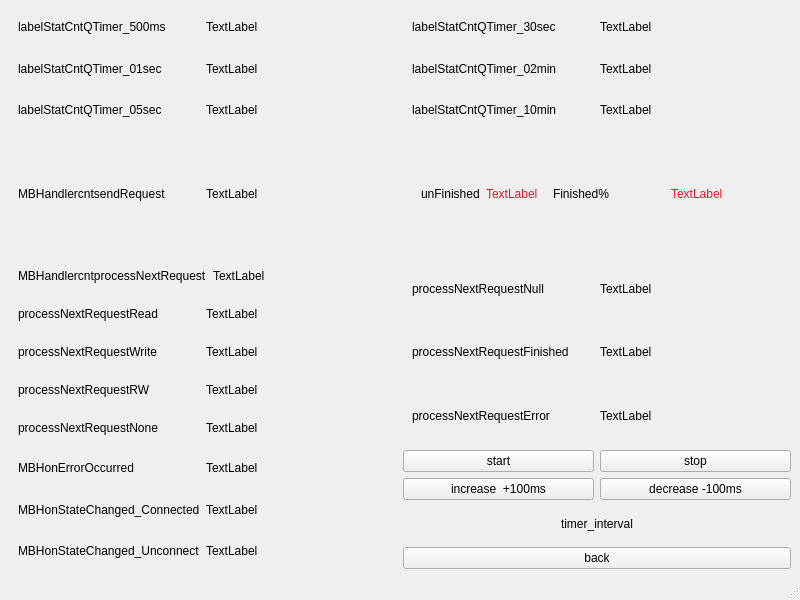
<?xml version="1.0" encoding="UTF-8"?>
<ui version="4.0">
 <class>MainWindowCom1</class>
 <widget class="QMainWindow" name="MainWindowCom1">
  <property name="geometry">
   <rect>
    <x>0</x>
    <y>0</y>
    <width>800</width>
    <height>600</height>
   </rect>
  </property>
  <property name="windowTitle">
   <string>MainWindow</string>
  </property>
  <widget class="QWidget" name="centralwidget">
   <layout class="QVBoxLayout" name="verticalLayout_6">
    <item>
     <layout class="QVBoxLayout" name="verticalLayout">
      <item>
       <layout class="QHBoxLayout" name="horizontalLayout_20">
        <item>
         <widget class="QWidget" name="widget" native="true">
          <layout class="QHBoxLayout" name="horizontalLayout_7">
           <item>
            <widget class="QLabel" name="label">
             <property name="text">
              <string>labelStatCntQTimer_500ms</string>
             </property>
            </widget>
           </item>
           <item>
            <widget class="QLabel" name="labelStatCntQTimer_500ms">
             <property name="text">
              <string>TextLabel</string>
             </property>
            </widget>
           </item>
          </layout>
         </widget>
        </item>
        <item>
         <widget class="QWidget" name="widget_4" native="true">
          <layout class="QHBoxLayout" name="horizontalLayout_3">
           <item>
            <widget class="QLabel" name="label_4">
             <property name="text">
              <string>labelStatCntQTimer_30sec</string>
             </property>
            </widget>
           </item>
           <item>
            <widget class="QLabel" name="labelStatCntQTimer_30sec">
             <property name="text">
              <string>TextLabel</string>
             </property>
            </widget>
           </item>
          </layout>
         </widget>
        </item>
       </layout>
      </item>
      <item>
       <layout class="QHBoxLayout" name="horizontalLayout_21">
        <item>
         <widget class="QWidget" name="widget_2" native="true">
          <layout class="QHBoxLayout" name="horizontalLayout">
           <item>
            <widget class="QLabel" name="label_2">
             <property name="text">
              <string>labelStatCntQTimer_01sec</string>
             </property>
            </widget>
           </item>
           <item>
            <widget class="QLabel" name="labelStatCntQTimer_01sec">
             <property name="text">
              <string>TextLabel</string>
             </property>
            </widget>
           </item>
          </layout>
         </widget>
        </item>
        <item>
         <widget class="QWidget" name="widget_5" native="true">
          <layout class="QHBoxLayout" name="horizontalLayout_4">
           <item>
            <widget class="QLabel" name="label_5">
             <property name="text">
              <string>labelStatCntQTimer_02min</string>
             </property>
            </widget>
           </item>
           <item>
            <widget class="QLabel" name="labelStatCntQTimer_02min">
             <property name="text">
              <string>TextLabel</string>
             </property>
            </widget>
           </item>
          </layout>
         </widget>
        </item>
       </layout>
      </item>
      <item>
       <layout class="QHBoxLayout" name="horizontalLayout_22">
        <item>
         <widget class="QWidget" name="widget_3" native="true">
          <layout class="QHBoxLayout" name="horizontalLayout_2">
           <item>
            <widget class="QLabel" name="label_3">
             <property name="text">
              <string>labelStatCntQTimer_05sec</string>
             </property>
            </widget>
           </item>
           <item>
            <widget class="QLabel" name="labelStatCntQTimer_05sec">
             <property name="text">
              <string>TextLabel</string>
             </property>
            </widget>
           </item>
          </layout>
         </widget>
        </item>
        <item>
         <widget class="QWidget" name="widget_6" native="true">
          <layout class="QHBoxLayout" name="horizontalLayout_5">
           <item>
            <widget class="QLabel" name="label_6">
             <property name="text">
              <string>labelStatCntQTimer_10min</string>
             </property>
            </widget>
           </item>
           <item>
            <widget class="QLabel" name="labelStatCntQTimer_10min">
             <property name="text">
              <string>TextLabel</string>
             </property>
            </widget>
           </item>
          </layout>
         </widget>
        </item>
       </layout>
      </item>
     </layout>
    </item>
    <item>
     <layout class="QHBoxLayout" name="horizontalLayout_6">
      <item>
       <widget class="QWidget" name="widget_7" native="true">
        <layout class="QHBoxLayout" name="horizontalLayout_29">
         <item>
          <widget class="QLabel" name="label_7">
           <property name="text">
            <string>MBHandlercntsendRequest</string>
           </property>
          </widget>
         </item>
         <item>
          <widget class="QLabel" name="labelStatMBHandlercntsendRequest">
           <property name="text">
            <string>TextLabel</string>
           </property>
          </widget>
         </item>
        </layout>
       </widget>
      </item>
      <item>
       <widget class="QWidget" name="widget_19" native="true">
        <layout class="QHBoxLayout" name="horizontalLayout_24">
         <item>
          <widget class="QWidget" name="widget_20" native="true">
           <layout class="QHBoxLayout" name="horizontalLayout_25">
            <item>
             <widget class="QLabel" name="label_21">
              <property name="text">
               <string>unFinished</string>
              </property>
             </widget>
            </item>
            <item>
             <widget class="QLabel" name="labelStatMBHandlercntunFinished">
              <property name="text">
               <string>&lt;html&gt;&lt;head/&gt;&lt;body&gt;&lt;p&gt;&lt;span style=&quot; color:#e01b24;&quot;&gt;TextLabel&lt;/span&gt;&lt;/p&gt;&lt;/body&gt;&lt;/html&gt;</string>
              </property>
             </widget>
            </item>
           </layout>
          </widget>
         </item>
         <item>
          <widget class="QLabel" name="label_20">
           <property name="text">
            <string>Finished%</string>
           </property>
          </widget>
         </item>
         <item>
          <widget class="QLabel" name="labelStatMBHandlerpercentFinished">
           <property name="text">
            <string>&lt;html&gt;&lt;head/&gt;&lt;body&gt;&lt;p&gt;&lt;span style=&quot; color:#e01b24;&quot;&gt;TextLabel&lt;/span&gt;&lt;/p&gt;&lt;/body&gt;&lt;/html&gt;</string>
           </property>
          </widget>
         </item>
        </layout>
       </widget>
      </item>
     </layout>
    </item>
    <item>
     <layout class="QHBoxLayout" name="horizontalLayout_23">
      <item>
       <layout class="QVBoxLayout" name="verticalLayout_2">
        <item>
         <widget class="QWidget" name="widget_8" native="true">
          <layout class="QHBoxLayout" name="horizontalLayout_8">
           <item>
            <widget class="QLabel" name="label_8">
             <property name="text">
              <string>MBHandlercntprocessNextRequest</string>
             </property>
            </widget>
           </item>
           <item>
            <widget class="QLabel" name="labelStatMBHandlercntprocessNextRequest">
             <property name="text">
              <string>TextLabel</string>
             </property>
            </widget>
           </item>
          </layout>
         </widget>
        </item>
        <item>
         <widget class="QWidget" name="widget_9" native="true">
          <layout class="QHBoxLayout" name="horizontalLayout_9">
           <item>
            <widget class="QLabel" name="label_9">
             <property name="text">
              <string>processNextRequestRead</string>
             </property>
            </widget>
           </item>
           <item>
            <widget class="QLabel" name="labelStatMBHandlercntprocessNextRequestRead">
             <property name="text">
              <string>TextLabel</string>
             </property>
            </widget>
           </item>
          </layout>
         </widget>
        </item>
        <item>
         <widget class="QWidget" name="widget_10" native="true">
          <layout class="QHBoxLayout" name="horizontalLayout_10">
           <item>
            <widget class="QLabel" name="label_10">
             <property name="text">
              <string>processNextRequestWrite</string>
             </property>
            </widget>
           </item>
           <item>
            <widget class="QLabel" name="labelStatMBHandlercntprocessNextRequestWrite">
             <property name="text">
              <string>TextLabel</string>
             </property>
            </widget>
           </item>
          </layout>
         </widget>
        </item>
        <item>
         <widget class="QWidget" name="widget_11" native="true">
          <layout class="QHBoxLayout" name="horizontalLayout_11">
           <item>
            <widget class="QLabel" name="label_11">
             <property name="text">
              <string>processNextRequestRW</string>
             </property>
            </widget>
           </item>
           <item>
            <widget class="QLabel" name="labelStatMBHandlercntprocessNextRequestRW">
             <property name="text">
              <string>TextLabel</string>
             </property>
            </widget>
           </item>
          </layout>
         </widget>
        </item>
        <item>
         <widget class="QWidget" name="widget_12" native="true">
          <layout class="QHBoxLayout" name="horizontalLayout_13">
           <item>
            <widget class="QLabel" name="label_13">
             <property name="text">
              <string>processNextRequestNone</string>
             </property>
            </widget>
           </item>
           <item>
            <widget class="QLabel" name="labelStatMBHandlercntprocessNextRequestNone">
             <property name="text">
              <string>TextLabel</string>
             </property>
            </widget>
           </item>
          </layout>
         </widget>
        </item>
       </layout>
      </item>
      <item>
       <layout class="QVBoxLayout" name="verticalLayout_3">
        <item>
         <widget class="QWidget" name="widget_13" native="true">
          <layout class="QHBoxLayout" name="horizontalLayout_14">
           <item>
            <widget class="QLabel" name="label_14">
             <property name="text">
              <string>processNextRequestNull</string>
             </property>
            </widget>
           </item>
           <item>
            <widget class="QLabel" name="labelStatMBHandlercntprocessNextRequestNull">
             <property name="text">
              <string>TextLabel</string>
             </property>
            </widget>
           </item>
          </layout>
         </widget>
        </item>
        <item>
         <widget class="QWidget" name="widget_14" native="true">
          <layout class="QHBoxLayout" name="horizontalLayout_15">
           <item>
            <widget class="QLabel" name="label_15">
             <property name="text">
              <string>processNextRequestFinished</string>
             </property>
            </widget>
           </item>
           <item>
            <widget class="QLabel" name="labelStatMBHandlercntprocessNextRequestFinished">
             <property name="text">
              <string>TextLabel</string>
             </property>
            </widget>
           </item>
          </layout>
         </widget>
        </item>
        <item>
         <widget class="QWidget" name="widget_15" native="true">
          <layout class="QHBoxLayout" name="horizontalLayout_16">
           <item>
            <widget class="QLabel" name="label_16">
             <property name="text">
              <string>processNextRequestError</string>
             </property>
            </widget>
           </item>
           <item>
            <widget class="QLabel" name="labelStatMBHandlercntprocessNextRequestError">
             <property name="text">
              <string>TextLabel</string>
             </property>
            </widget>
           </item>
          </layout>
         </widget>
        </item>
       </layout>
      </item>
     </layout>
    </item>
    <item>
     <layout class="QHBoxLayout" name="horizontalLayout_28">
      <item>
       <layout class="QVBoxLayout" name="verticalLayout_4">
        <item>
         <widget class="QWidget" name="widget_16" native="true">
          <layout class="QHBoxLayout" name="horizontalLayout_17">
           <item>
            <widget class="QLabel" name="label_17">
             <property name="text">
              <string>MBHonErrorOccurred</string>
             </property>
            </widget>
           </item>
           <item>
            <widget class="QLabel" name="labelStatMBHandlercntonErrorOccurred">
             <property name="text">
              <string>TextLabel</string>
             </property>
            </widget>
           </item>
          </layout>
         </widget>
        </item>
        <item>
         <widget class="QWidget" name="widget_17" native="true">
          <layout class="QHBoxLayout" name="horizontalLayout_18">
           <item>
            <widget class="QLabel" name="label_18">
             <property name="text">
              <string>MBHonStateChanged_Connected</string>
             </property>
            </widget>
           </item>
           <item>
            <widget class="QLabel" name="labelStatMBHandlercntonStateChanged_ConnectedState">
             <property name="text">
              <string>TextLabel</string>
             </property>
            </widget>
           </item>
          </layout>
         </widget>
        </item>
        <item>
         <widget class="QWidget" name="widget_18" native="true">
          <layout class="QHBoxLayout" name="horizontalLayout_19">
           <item>
            <widget class="QLabel" name="label_19">
             <property name="text">
              <string>MBHonStateChanged_Unconnect</string>
             </property>
            </widget>
           </item>
           <item>
            <widget class="QLabel" name="labelStatMBHandlercntonStateChanged_UnconnectedState">
             <property name="text">
              <string>TextLabel</string>
             </property>
            </widget>
           </item>
          </layout>
         </widget>
        </item>
       </layout>
      </item>
      <item>
       <layout class="QVBoxLayout" name="verticalLayout_5">
        <item>
         <layout class="QHBoxLayout" name="horizontalLayout_26">
          <item>
           <widget class="QPushButton" name="pushButtonStart">
            <property name="text">
             <string>start</string>
            </property>
           </widget>
          </item>
          <item>
           <widget class="QPushButton" name="pushButtonStop">
            <property name="text">
             <string>stop</string>
            </property>
           </widget>
          </item>
         </layout>
        </item>
        <item>
         <layout class="QHBoxLayout" name="horizontalLayout_27">
          <item>
           <widget class="QPushButton" name="pushButtonIncrease">
            <property name="text">
             <string>increase  +100ms</string>
            </property>
           </widget>
          </item>
          <item>
           <widget class="QPushButton" name="pushButtonDecrease">
            <property name="text">
             <string>decrease -100ms</string>
            </property>
           </widget>
          </item>
         </layout>
        </item>
        <item alignment="Qt::AlignHCenter">
         <widget class="QLabel" name="labelTimerInterval">
          <property name="text">
           <string>timer_interval</string>
          </property>
         </widget>
        </item>
        <item>
         <widget class="QPushButton" name="pushButtonBack">
          <property name="text">
           <string>back</string>
          </property>
         </widget>
        </item>
       </layout>
      </item>
     </layout>
    </item>
   </layout>
  </widget>
  <widget class="QMenuBar" name="menubar">
   <property name="geometry">
    <rect>
     <x>0</x>
     <y>0</y>
     <width>800</width>
     <height>22</height>
    </rect>
   </property>
  </widget>
  <widget class="QStatusBar" name="statusbar"/>
 </widget>
 <resources/>
 <connections/>
</ui>
